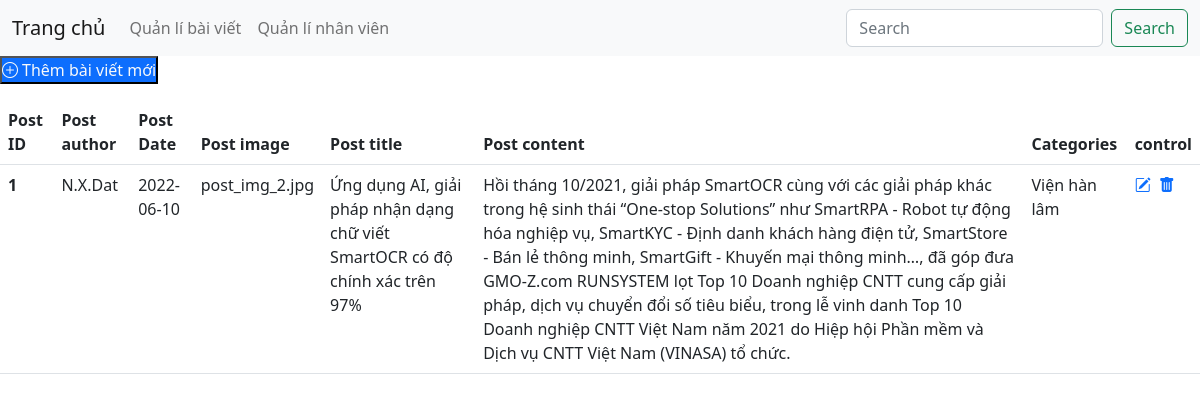
/postmn.php, run on the app's committed database.
### tables this page shows
CREATE TABLE `posts` (
  `post_id` int(3) NOT NULL,
  `post_author` varchar(255) NOT NULL,
  `post_date` date NOT NULL,
  `post_image` text NOT NULL,
  `post_title` varchar(255) NOT NULL,
  `post_content` text NOT NULL,
  `categories` varchar(255) DEFAULT NULL
);

### functions.php (the view, shortened to what this page needs)
<?php
function getpost()
{
    $connect = mysqli_connect("localhost","root","","cntt1");
    mysqli_set_charset($connect,"utf8");
    $sql = "select * from posts ";
    $res = mysqli_query($connect,$sql);
    while($row = mysqli_fetch_assoc($res))
    {
        echo '<tr>
        <th scope="row"> '. $row['post_id'].'</th>
        <td>'. $row['post_author'].'</td>
        <td>'. $row['post_date'].'</td>
        <td>'. $row['post_image'].'</td>
        <td>'. $row['post_title'].'</td>
        <td>'. $row['post_content'].'</td>
        <td>'. $row['categories'].'</td>
        <td><a href="edit.php?post_id='.$row['post_id'].'&post_author='.$row['post_author'].'&post_date='.$row['post_date'].'&post_image='.$row['post_image'].'&post_title='.$row['post_title'].'&post_content='.$row['post_content'].'&post_content='.$row['post_content'].'&categories='.$row['categories'].'"> <i class="me-2 bi bi-pencil-square"></i></a><a href="delete.php?post_id='.$row['post_id'].'"><i class="bi bi-trash-fill"></i></a>
      </tr>';
    }
}
?>

### postmn.php (shortened to what this page needs)
<?php
include 'functions.php';
?>
<!DOCTYPE html>
<html>
    <head>
        <link rel="stylesheet" href="style.css" class="css">
        <link rel="stylesheet" href="https://cdn.jsdelivr.net/npm/bootstrap-icons@1.8.3/font/bootstrap-icons.css">
        <link href="https://cdn.jsdelivr.net/npm/bootstrap@5.2.0-beta1/dist/css/bootstrap.min.css" rel="stylesheet">
    </head>
    <body>
    <nav class="navbar navbar-expand-lg bg-light">
  <div class="container-fluid">
    <a class="navbar-brand" href="adminmn.php">Trang chủ</a>
    <div class="collapse navbar-collapse" id="navbarSupportedContent">
      <ul class="navbar-nav me-auto mb-2 mb-lg-0">
        <li class="nav-item">
          <a class="nav-link" href="postmn.php">Quản lí bài viết</a>
        </li>
        <li class="nav-item">
          <a class="nav-link" href="usermn.php">Quản lí nhân viên</a>
        </li>
      </ul>
      <form class="d-flex" role="search">
        <input class="form-control me-2" type="search" placeholder="Search" aria-label="Search">
        <button class="btn btn-outline-success" type="submit">Search</button>
      </form>
    </div>
  </div>
</nav>
<div>
    <button class="bg-primary text-light" ><i class="bi bi-plus-circle me-1"></i><a href="addpost.php" class="text-decoration-none text-light">Thêm bài viết mới</a></button>
</div>
<div class="d-flex justify-content-center" style="width: 100%;">
</div>
<table class="table">
  <thead>
    <tr>
      <th scope="col">Post ID</th>
      <th scope="col">Post author</th>
      <th scope="col">Post Date</th>
      <th scope="col">Post image</th>
      <th scope="col">Post title</th>
      <th scope="col">Post content</th>
      <th scope="col">Categories</th>
      <th scope="col">control</th>
    </tr>
  </thead>
  <tbody>
    <?php
        getpost();
    ?>
  </tbody>
</table>
    </body>
</html>

### style.css (style rules this page uses)
* { margin: 0; padding: 0; }

### data on the page
posts: post_id "1", post_author "N.X.Dat", post_date "2022-06-10", post_image "post_img_2.jpg", post_title "Ứng dụng AI, giải pháp nhận dạng chữ viết SmartOCR có độ chính xác trên 97%", post_content "Hồi tháng 10/2021, giải pháp SmartOCR cùng với các giải pháp khác trong hệ sinh thái “One-stop Solutions” như SmartRPA - Robot tự động hóa nghiệp vụ, SmartKYC - Định danh khách hàng điện tử, SmartStore - Bán lẻ thông minh, SmartGift - Khuyến mại thông minh…, đã góp đưa GMO-Z.com RUNSYSTEM lọt Top 10 Doanh nghiệp CNTT cung cấp giải pháp, dịch vụ chuyển đổi số tiêu biểu, trong lễ vinh danh Top 10 Doanh nghiệp CNTT Việt Nam năm 2021 do Hiệp hội Phần mềm và Dịch vụ CNTT Việt Nam (VINASA) tổ chức.", categories "Viện hàn lâm"
